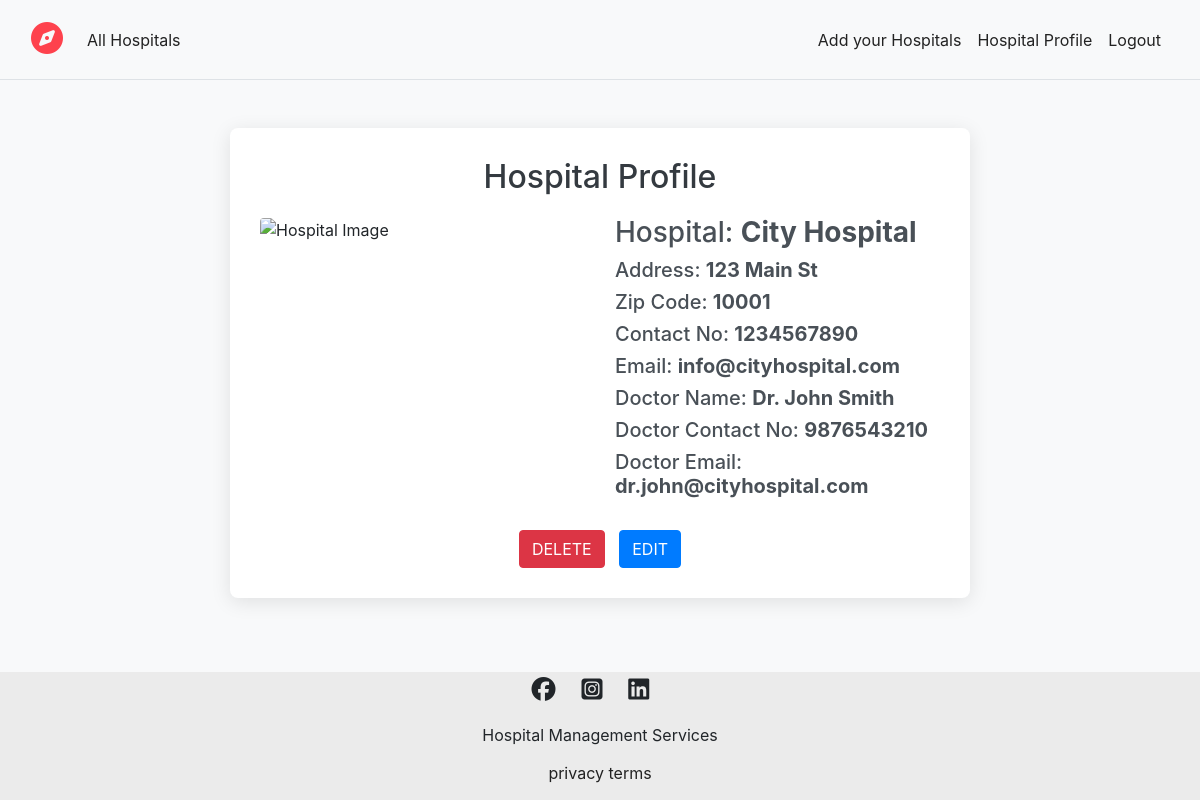
The app's page /hospital_profile.php (signed in) with its own data.
### tables this page shows
CREATE TABLE IF NOT EXISTS hospital (
    id INT AUTO_INCREMENT PRIMARY KEY,
    hospital_name VARCHAR(255) NOT NULL,
    address VARCHAR(255) NOT NULL,
    zip_code VARCHAR(10) NOT NULL,
    contact_number VARCHAR(15),
    email VARCHAR(100),
    doctor_name VARCHAR(255),
    doctor_contact_number VARCHAR(15),
    doctor_email VARCHAR(100),
    image VARCHAR(255),
    password VARCHAR(100)
);

### hospital_profile.php (the view, shortened to what this page needs)
<?php
include 'db.php';
$email = $_SESSION['email'];
$query = "SELECT * FROM hospital WHERE email = ?";
$stmt = $conn->prepare($query);
if ($stmt) {
    $stmt->bind_param("s", $email);
    $stmt->execute();
    $result = $stmt->get_result();
    if ($row = $result->fetch_assoc()) {
        ?>
        <!DOCTYPE html>
        <html lang="en">
        <head>
            <link rel="stylesheet" href="https://maxcdn.bootstrapcdn.com/bootstrap/4.5.2/css/bootstrap.min.css">
        </head>
        <body>
            <div class="container mt-5">
                <div class="row justify-content-center">
                    <div class="col-lg-8 col-md-10 profile-container">
                        <h2 class="text-center">Hospital Profile</h2>
                        <div class="row">
                            <div class="col-md-6 mb-3">
                                <img src="https://kdhospital.co.in/assets/images/patients_care_services/visiting_guidelines_for_intensive_care_units.jpg" class="img-fluid profile-image rounded" alt="Hospital Image">
                            </div>
                            <div class="col-md-6 profile-details">
                                <h3>Hospital: <strong><?php echo htmlspecialchars($row['hospital_name']); ?></strong></h3>
                                <h5>Address: <strong><?php echo htmlspecialchars($row['address']); ?></strong></h5>
                                <h5>Zip Code: <strong><?php echo htmlspecialchars($row['zip_code']); ?></strong></h5>
                                <h5>Contact No: <strong><?php echo htmlspecialchars($row['contact_number']); ?></strong></h5>
                                <h5>Email: <strong><?php echo htmlspecialchars($row['email']); ?></strong></h5>
                                <h5>Doctor Name: <strong><?php echo htmlspecialchars($row['doctor_name']); ?></strong></h5>
                                <h5>Doctor Contact No: <strong><?php echo htmlspecialchars($row['doctor_contact_number']); ?></strong></h5>
                                <h5>Doctor Email: <strong><?php echo htmlspecialchars($row['doctor_email']); ?></strong></h5>
                            </div>
                        </div>
                        <div class="text-center mt-4">
                            <form method="POST" style="display:inline;">
                                <button type="submit" name="delete_profile" class="btn btn-danger" onclick="return confirm('Are you sure you want to delete your profile?');">
                                    DELETE
                                </button>
                            </form>
                            <button type="button" class="btn btn-primary" data-toggle="modal" data-target="#editModal">
                                EDIT
                            </button>
                        </div>
                    </div>
                </div>
            </div>
        </body>
        </html>
        <?php
    } else {
        echo "<p>No patient found with the provided email.</p>";
    }
} else {
    echo "<p>Error preparing the statement: " . $conn->error . "</p>";
}
include 'boilerplate.php';
?>

### public/css/style.css (style rules this page uses)
* { margin-top: 0; }
:root { --nav-bg: #1e1e1e; --nav-col-def: #6c757d; --ironblack: #373737; }
body { display: flex; flex-direction: column; min-height: 100vh; }
.container { flex: 1; }

### hospital_profile.php (style rules this page uses)
body { background-color: #f8f9fa; }
.profile-container { background-color: #ffffff; padding: 30px; border-radius: 8px; box-shadow: 0 4px 20px rgba(0, 0, 0, 0.1); }
h2 { color: #343a40; margin-bottom: 20px; }
h3, h5 { color: #495057; }
.btn-danger { margin-right: 10px; }
.row { margin-bottom: 15px; }
.profile-image { max-height: 200px; object-fit: cover; }
.profile-details { padding-left: 15px; }

### records on screen
hospital: hospital_name "City Hospital", address "123 Main St", zip_code "10001", contact_number "1234567890", email "info@cityhospital.com", doctor_name "Dr. John Smith", doctor_contact_number "9876543210", doctor_email "dr.john@cityhospital.com"
